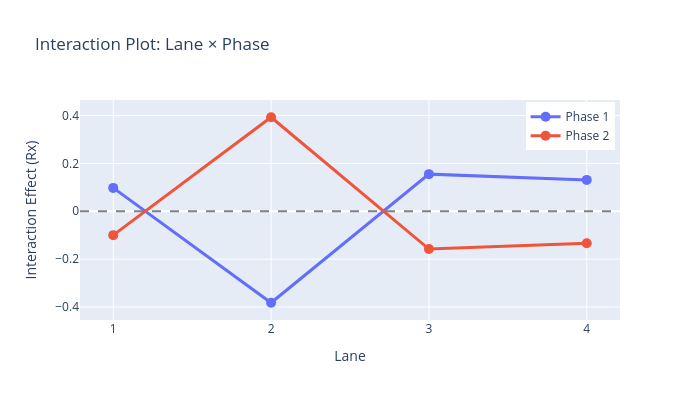

Write notebook code for a chart like this one.
### Code cell
# Interaction Plot: How lane effect varies by phase
# Parallel lines = no interaction; crossing lines = interaction

interaction_df = result_xbar.effects['F1xF2'].copy()

fig = go.Figure()

# Plot each phase as a line across lanes
for phase in [1, 2]:
    phase_data = interaction_df[interaction_df['phase'] == phase]
    fig.add_trace(go.Scatter(
        x=phase_data['lane'].astype(str),
        y=phase_data['Rx'],
        mode='lines+markers',
        name=f'Phase {phase}',
        line=dict(width=3),
        marker=dict(size=10)
    ))

fig.add_hline(y=0, line_dash="dash", line_color="gray")

fig.update_layout(
    title='Interaction Plot: Lane × Phase',
    xaxis_title='Lane',
    yaxis_title='Interaction Effect (Rx)',
    height=400,
    width=700,
    legend=dict(yanchor="top", y=0.99, xanchor="right", x=0.99)
)

fig.show()

print("\nInterpretation:")
print("- Lines that cross or diverge indicate interaction between factors")
print("- Parallel lines would indicate no interaction (additive effects only)")
print("- Here we see Lane 2 behaves differently: Phase 2 performs much better than Phase 1")

### Figure 1 — Plotly figure (JSON) as saved in the notebook; plotly's stock layout.template omitted (floating-point values rounded to 4 significant figures)
{"data": [{"line": {"width": 3}, "marker": {"size": 10}, "mode": "lines+markers", "name": "Phase 1", "type": "scatter", "x": ["1", "2", "3", "4"], "y": [0.0978, -0.3824, 0.1553, 0.1312]}, {"line": {"width": 3}, "marker": {"size": 10}, "mode": "lines+markers", "name": "Phase 2", "type": "scatter", "x": ["1", "2", "3", "4"], "y": [-0.09978, 0.3932, -0.1579, -0.1335]}], "layout": {"height": 400, "legend": {"x": 0.99, "xanchor": "right", "y": 0.99, "yanchor": "top"}, "shapes": [{"line": {"color": "gray", "dash": "dash"}, "type": "line", "x0": 0, "x1": 1, "xref": "x domain", "y0": 0, "y1": 0, "yref": "y"}], "title": {"text": "Interaction Plot: Lane × Phase"}, "width": 700, "xaxis": {"title": {"text": "Lane"}}, "yaxis": {"title": {"text": "Interaction Effect (Rx)"}}}}
